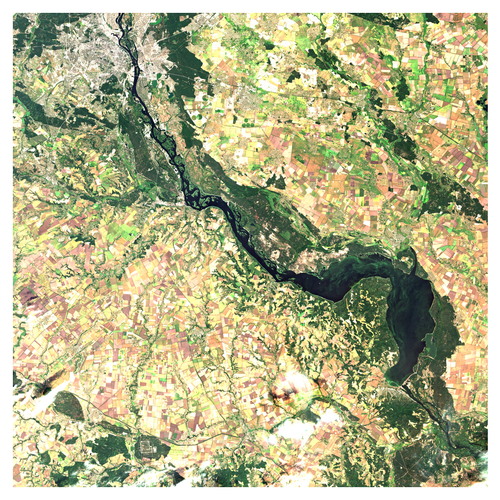
#> input picture Task_2/august.png, 500 x 500 px, shrunk from 779 x 779 before the run, found by its file name
$ jupyter execute --allow-errors demo.ipynb
#> lines starting #> are read from the running program, lines starting #| are printed output that depends on the picture
- Setup and Imports: Import necessary libraries (e.g., cv2, matplotlib, numpy, pickle).

[cell 1]
import matplotlib.pyplot as plt
import numpy as np
import rasterio
import os
from osgeo import gdal
import cv2

- We downloaded two data packages from the [copernicus](https://browser.dataspace.copernicus.eu/) for August and November. The data contained satellite images of the Kaniv reservoir, from which we selected files B02: Blue band, B03: Green band, B04: Red band.

```
2024_august
2024_november

```

- Converted the uploaded photos in jp2 format to png format.

[cell 2]
def jp2_to_png(fp_in,fp_out,prefix):
    bandList = [band for band in os.listdir(fp_in) if band.endswith('.jp2')]

    for band in bandList:
        jp2_path = os.path.join(fp_in, band)  # Full path for the input JP2 file
        in_image = gdal.Open(jp2_path)

        if in_image is None:
            print(f"Failed to open {jp2_path}")
            continue
        driver = gdal.GetDriverByName("GTiff")
        if driver is None:
            print("GTiff driver not available")
            continue

        fp_tif = os.path.join(fp_in, band[:-4] + '.tif')  # Output path for the GeoTIFF

        if os.path.exists(fp_tif):# Check if output file already exists
            print(f"File {fp_tif} already exists, skipping.")
            continue
        out_image = driver.CreateCopy(fp_tif, in_image, 0) # Create the output image as a GeoTIFF

        if out_image is None:
            print(f"Failed to create {fp_tif}")

        in_image = None
        out_image = None

    fp_in = prefix
    band_02 = rasterio.open(fp_in + "B02_60m.tif")
    band_03 = rasterio.open(fp_in + "B03_60m.tif")
    band_04 = rasterio.open(fp_in + "B04_60m.tif")

    red = band_04.read(1)
    green = band_03.read(1)
    blue = band_02.read(1)

    rgb_composite_raw= np.dstack((red, green, blue))

    def normalize(band):
        band_min, band_max = (band.min(), band.max())
        return ((band-band_min)/((band_max - band_min)))

    red_n = normalize(red)
    green_n = normalize(green)
    blue_n = normalize(blue)

    rgb_composite_n= np.dstack((red_n, green_n, blue_n))

    def brighten(band):
        alpha=0.13
        beta=0
        return np.clip(alpha*band+beta, 0,255)

    red_b=brighten(red)
    blue_b=brighten(blue)
    green_b=brighten(green)

    red_bn = normalize(red_b)
    green_bn = normalize(green_b)
    blue_bn = normalize(blue_b)

    rgb_composite_bn= np.dstack((red_bn, green_bn, blue_bn))


    rgb_plot=plt.imshow(rgb_composite_bn, interpolation='lanczos')
    plt.axis('off')
    image_path = os.path.join(fp_out,'november.png')
    plt.savefig(image_path, dpi=200, bbox_inches='tight')
    plt.close('all')


prefix = "2024_november\T36UUA_20241107T090059_"
fp_out = "2024_november_png"
fp_in = "2024_november"
#> (the rest of this cell did not finish here and is left out)

- Model Loading:

[cell 3]
# Load images
img1_path = "c:/Users/kybav/OneDrive/Desktop/Home_Work/Home_work_5/Intership_test/Intership_test/Task_2/2024_august_png/august.png"
img2_path = "c:/Users/kybav/OneDrive/Desktop/Home_Work/Home_work_5/Intership_test/Intership_test/Task_2/2024_november_png/november.png"

img1 = cv2.imread(img1_path, cv2.IMREAD_GRAYSCALE)
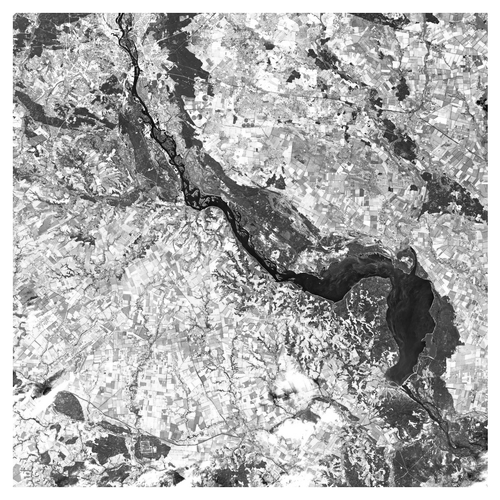
#> img1: shape (500, 500); min 1, max 255, mean 174.1
img2 = cv2.imread(img2_path, cv2.IMREAD_GRAYSCALE)
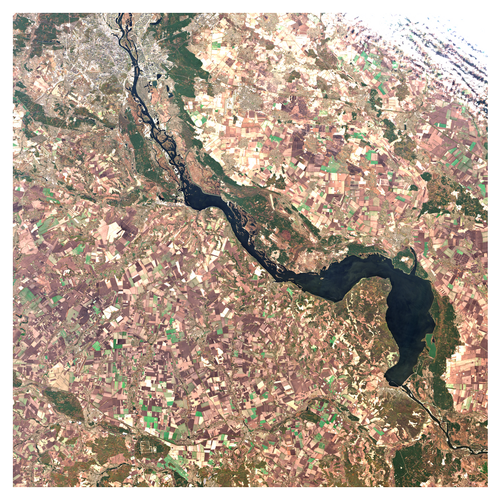
#> input picture Task_2/november.png, 500 x 500 px, shrunk from 779 x 779 before the run, found by its file name
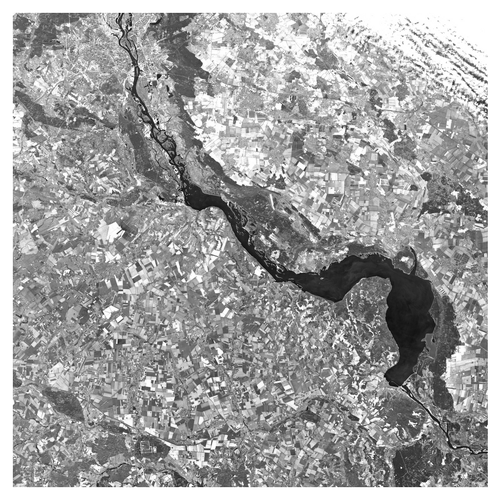
#> img2: shape (500, 500); min 2, max 255, mean 160.7
#> `kp1, des1 = sift.detectAndCompute(img1, None)`: kp1 = 4996 keypoints; strongest (x, y, size): (339, 114, 1.9), (179, 176, 1.9), (393, 88, 1.9), (177, 478, 7.6)
#> `kp2, des2 = sift.detectAndCompute(img2, None)`: kp2 = 4825 keypoints; strongest (x, y, size): (443, 463, 2.4), (179, 176, 1.9), (158, 123, 1.9), (486, 105, 1.8)
#> `keypoints1 = [ (kp.pt, kp.size, kp.angle, kp.response, kp.octave, kp.c..`: keypoints1 = 4996 items
#> `keypoints2 = [ (kp.pt, kp.size, kp.angle, kp.response, kp.octave, kp.c..`: keypoints2 = 4825 items

# Verify that images loaded correctly
if img1 is None:
    print(f"Error: Could not load image at {img1_path}")
if img2 is None:
    print(f"Error: Could not load image at {img2_path}")

# Proceed only if images are loaded
#> (the rest of this cell did not finish here and is left out)

- Feature Detection and Matching: Code to detect features, compute descriptors, and match keypoints between the images.

[cell 4]
img1_path = "2024_august_png/august.png"  # Load images
img2_path = "2024_november_png/november.png"

img1 = cv2.imread(img1_path)
#> img1 is the input picture: shape (500, 500, 3); mean B, G, R 139.3, 178.8, 179.7
img2 = cv2.imread(img2_path)
#> img2 is the input picture: shape (500, 500, 3); mean B, G, R 141, 157.4, 176.2
